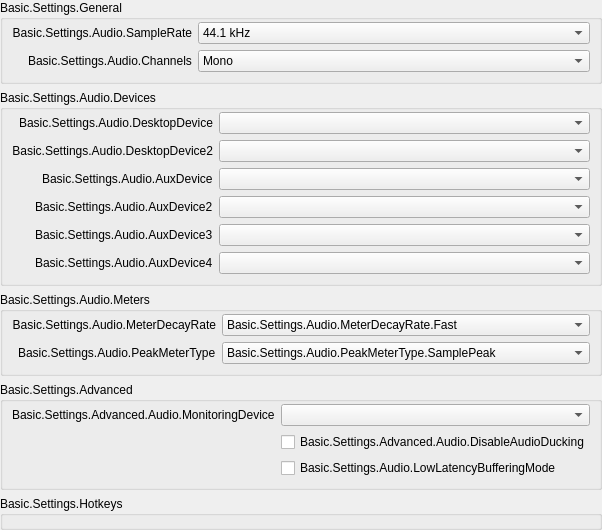
           <widget class="QWidget" name="scrollAreaWidgetContents_50">
            <property name="geometry">
             <rect>
              <x>0</x>
              <y>0</y>
              <width>590</width>
              <height>511</height>
             </rect>
            </property>
            <layout class="QVBoxLayout" name="verticalLayout_50">
             <property name="leftMargin">
              <number>0</number>
             </property>
             <property name="topMargin">
              <number>0</number>
             </property>
             <property name="rightMargin">
              <number>0</number>
             </property>
             <property name="bottomMargin">
              <number>0</number>
             </property>
             <item>
              <widget class="QFrame" name="widget_50">
               <layout class="QVBoxLayout" name="verticalLayout_51">
                <property name="leftMargin">
                 <number>0</number>
                </property>
                <property name="topMargin">
                 <number>0</number>
                </property>
                <property name="rightMargin">
                 <number>0</number>
                </property>
                <property name="bottomMargin">
                 <number>0</number>
                </property>
                <item>
                 <widget class="QGroupBox" name="audioGeneralGroupBox">
                  <property name="title">
                   <string>Basic.Settings.General</string>
                  </property>
                  <layout class="QFormLayout" name="formLayout_52">
                   <property name="labelAlignment">
                    <set>Qt::AlignRight|Qt::AlignTrailing|Qt::AlignVCenter</set>
                   </property>
                   <property name="topMargin">
                    <number>2</number>
                   </property>
                   <item row="0" column="0">
                    <widget class="QLabel" name="label_14">
                     <property name="minimumSize">
                      <size>
                       <width>170</width>
                       <height>0</height>
                      </size>
                     </property>
                     <property name="text">
                      <string>Basic.Settings.Audio.SampleRate</string>
                     </property>
                     <property name="alignment">
                      <set>Qt::AlignRight|Qt::AlignTrailing|Qt::AlignVCenter</set>
                     </property>
                     <property name="buddy">
                      <cstring>sampleRate</cstring>
                     </property>
                    </widget>
                   </item>
                   <item row="0" column="1">
                    <widget class="QComboBox" name="sampleRate">
                     <property name="currentText">
                      <string notr="true">44.1 kHz</string>
                     </property>
                     <property name="currentIndex">
                      <number>0</number>
                     </property>
                     <item>
                      <property name="text">
                       <string>44.1 kHz</string>
                      </property>
                     </item>
                     <item>
                      <property name="text">
                       <string>48 kHz</string>
                      </property>
                     </item>
                    </widget>
                   </item>
                   <item row="1" column="0">
                    <widget class="QLabel" name="label_15">
                     <property name="text">
                      <string>Basic.Settings.Audio.Channels</string>
                     </property>
                     <property name="buddy">
                      <cstring>channelSetup</cstring>
                     </property>
                    </widget>
                   </item>
                   <item row="1" column="1">
                    <widget class="QComboBox" name="channelSetup">
                     <property name="currentText">
                      <string>Mono</string>
                     </property>
                     <property name="currentIndex">
                      <number>0</number>
                     </property>
                     <item>
                      <property name="text">
                       <string>Mono</string>
                      </property>
                     </item>
                     <item>
                      <property name="text">
                       <string>Stereo</string>
                      </property>
                     </item>
                     <item>
                      <property name="text">
                       <string>2.1</string>
                      </property>
                     </item>
                     <item>
                      <property name="text">
                       <string>4.0</string>
                      </property>
                     </item>
                     <item>
                      <property name="text">
                       <string>4.1</string>
                      </property>
                     </item>
                     <item>
                      <property name="text">
                       <string>5.1</string>
                      </property>
                     </item>
                     <item>
                      <property name="text">
                       <string>7.1</string>
                      </property>
                     </item>
                    </widget>
                   </item>
                  </layout>
                 </widget>
                </item>
                <item>
                 <widget class="QGroupBox" name="audioDevicesGroupBox">
                  <property name="title">
                   <string>Basic.Settings.Audio.Devices</string>
                  </property>
                  <layout class="QFormLayout" name="formLayout_53">
                   <property name="labelAlignment">
                    <set>Qt::AlignRight|Qt::AlignTrailing|Qt::AlignVCenter</set>
                   </property>
                   <property name="topMargin">
                    <number>2</number>
                   </property>
                   <item row="0" column="0">
                    <widget class="QLabel" name="label_2">
                     <property name="minimumSize">
                      <size>
                       <width>170</width>
                       <height>0</height>
                      </size>
                     </property>
                     <property name="text">
                      <string>Basic.Settings.Audio.DesktopDevice</string>
                     </property>
                     <property name="alignment">
                      <set>Qt::AlignRight|Qt::AlignTrailing|Qt::AlignVCenter</set>
                     </property>
                     <property name="buddy">
                      <cstring>desktopAudioDevice1</cstring>
                     </property>
                    </widget>
                   </item>
                   <item row="0" column="1">
                    <widget class="QComboBox" name="desktopAudioDevice1">
                     <property name="enabled">
                      <bool>true</bool>
                     </property>
                    </widget>
                   </item>
                   <item row="1" column="0">
                    <widget class="QLabel" name="label_3">
                     <property name="text">
                      <string>Basic.Settings.Audio.DesktopDevice2</string>
                     </property>
                     <property name="alignment">
                      <set>Qt::AlignRight|Qt::AlignTrailing|Qt::AlignVCenter</set>
                     </property>
                     <property name="buddy">
                      <cstring>desktopAudioDevice2</cstring>
                     </property>
                    </widget>
                   </item>
                   <item row="1" column="1">
                    <widget class="QComboBox" name="desktopAudioDevice2">
                     <property name="enabled">
                      <bool>true</bool>
                     </property>
                    </widget>
                   </item>
                   <item row="2" column="0">
                    <widget class="QLabel" name="label_4">
                     <property name="text">
                      <string>Basic.Settings.Audio.AuxDevice</string>
                     </property>
                     <property name="buddy">
                      <cstring>auxAudioDevice1</cstring>
                     </property>
                    </widget>
                   </item>
                   <item row="2" column="1">
                    <widget class="QComboBox" name="auxAudioDevice1">
                     <property name="enabled">
                      <bool>true</bool>
                     </property>
                    </widget>
                   </item>
                   <item row="3" column="0">
                    <widget class="QLabel" name="label_5">
                     <property name="text">
                      <string>Basic.Settings.Audio.AuxDevice2</string>
                     </property>
                     <property name="buddy">
                      <cstring>auxAudioDevice2</cstring>
                     </property>
                    </widget>
                   </item>
                   <item row="3" column="1">
                    <widget class="QComboBox" name="auxAudioDevice2">
                     <property name="enabled">
                      <bool>true</bool>
                     </property>
                    </widget>
                   </item>
                   <item row="4" column="0">
                    <widget class="QLabel" name="label_6">
                     <property name="text">
                      <string>Basic.Settings.Audio.AuxDevice3</string>
                     </property>
                     <property name="buddy">
                      <cstring>auxAudioDevice3</cstring>
                     </property>
                    </widget>
                   </item>
                   <item row="4" column="1">
                    <widget class="QComboBox" name="auxAudioDevice3">
                     <property name="enabled">
                      <bool>true</bool>
                     </property>
                    </widget>
                   </item>
                   <item row="5" column="1">
                    <widget class="QComboBox" name="auxAudioDevice4">
                     <property name="enabled">
                      <bool>true</bool>
                     </property>
                    </widget>
                   </item>
                   <item row="5" column="0">
                    <widget class="QLabel" name="label_67">
                     <property name="text">
                      <string>Basic.Settings.Audio.AuxDevice4</string>
                     </property>
                     <property name="buddy">
                      <cstring>auxAudioDevice4</cstring>
                     </property>
                    </widget>
                   </item>
                  </layout>
                 </widget>
                </item>
                <item>
                 <widget class="QGroupBox" name="audioMetersGroupBox">
                  <property name="title">
                   <string>Basic.Settings.Audio.Meters</string>
                  </property>
                  <layout class="QFormLayout" name="formLayout_54">
                   <property name="labelAlignment">
                    <set>Qt::AlignRight|Qt::AlignTrailing|Qt::AlignVCenter</set>
                   </property>
                   <property name="topMargin">
                    <number>2</number>
                   </property>
                   <item row="0" column="0">
                    <widget class="QLabel" name="label_65">
                     <property name="minimumSize">
                      <size>
                       <width>170</width>
                       <height>0</height>
                      </size>
                     </property>
                     <property name="text">
                      <string>Basic.Settings.Audio.MeterDecayRate</string>
                     </property>
                     <property name="alignment">
                      <set>Qt::AlignRight|Qt::AlignTrailing|Qt::AlignVCenter</set>
                     </property>
                     <property name="buddy">
                      <cstring>meterDecayRate</cstring>
                     </property>
                    </widget>
                   </item>
                   <item row="0" column="1">
                    <widget class="QComboBox" name="meterDecayRate">
                     <property name="currentText">
                      <string>Basic.Settings.Audio.MeterDecayRate.Fast</string>
                     </property>
                     <property name="currentIndex">
                      <number>0</number>
                     </property>
                     <item>
                      <property name="text">
                       <string>Basic.Settings.Audio.MeterDecayRate.Fast</string>
                      </property>
                     </item>
                     <item>
                      <property name="text">
                       <string>Basic.Settings.Audio.MeterDecayRate.Medium</string>
                      </property>
                     </item>
                     <item>
                      <property name="text">
                       <string>Basic.Settings.Audio.MeterDecayRate.Slow</string>
                      </property>
                     </item>
                    </widget>
                   </item>
                   <item row="1" column="0">
                    <widget class="QLabel" name="label_66">
                     <property name="text">
                      <string>Basic.Settings.Audio.PeakMeterType</string>
                     </property>
                     <property name="buddy">
                      <cstring>peakMeterType</cstring>
                     </property>
                    </widget>
                   </item>
                   <item row="1" column="1">
                    <widget class="QComboBox" name="peakMeterType">
                     <property name="currentIndex">
                      <number>0</number>
                     </property>
                     <item>
                      <property name="text">
                       <string>Basic.Settings.Audio.PeakMeterType.SamplePeak</string>
                      </property>
                     </item>
                     <item>
                      <property name="text">
                       <string>Basic.Settings.Audio.PeakMeterType.TruePeak</string>
                      </property>
                     </item>
                    </widget>
                   </item>
                  </layout>
                 </widget>
                </item>
                <item>
                 <widget class="QGroupBox" name="audioAdvGroupBox">
                  <property name="title">
                   <string>Basic.Settings.Advanced</string>
                  </property>
                  <layout class="QFormLayout" name="formLayout_56">
                   <property name="labelAlignment">
                    <set>Qt::AlignRight|Qt::AlignTrailing|Qt::AlignVCenter</set>
                   </property>
                   <property name="topMargin">
                    <number>2</number>
                   </property>
                   <item row="0" column="0">
                    <widget class="QLabel" name="monitoringDeviceLabel">
                     <property name="text">
                      <string>Basic.Settings.Advanced.Audio.MonitoringDevice</string>
                     </property>
                     <property name="buddy">
                      <cstring>monitoringDevice</cstring>
                     </property>
                    </widget>
                   </item>
                   <item row="0" column="1">
                    <widget class="QComboBox" name="monitoringDevice"/>
                   </item>
                   <item row="1" column="1">
                    <widget class="QCheckBox" name="disableAudioDucking">
                     <property name="text">
                      <string>Basic.Settings.Advanced.Audio.DisableAudioDucking</string>
                     </property>
                    </widget>
                   </item>
                   <item row="2" column="0">
                    <spacer name="horizontalSpacer_11">
                     <property name="orientation">
                      <enum>Qt::Horizontal</enum>
                     </property>
                     <property name="sizeType">
                      <enum>QSizePolicy::Expanding</enum>
                     </property>
                     <property name="sizeHint" stdset="0">
                      <size>
                       <width>170</width>
                       <height>20</height>
                      </size>
                     </property>
                    </spacer>
                   </item>
                   <item row="2" column="1">
                    <widget class="QCheckBox" name="lowLatencyBuffering">
                     <property name="text">
                      <string>Basic.Settings.Audio.LowLatencyBufferingMode</string>
                     </property>
                    </widget>
                   </item>
                  </layout>
                 </widget>
                </item>
                <item>
                 <widget class="QGroupBox" name="audioHotkeysGroupBox">
                  <property name="title">
                   <string>Basic.Settings.Hotkeys</string>
                  </property>
                  <layout class="QFormLayout" name="audioSourceLayout">
                   <property name="labelAlignment">
                    <set>Qt::AlignRight|Qt::AlignTrailing|Qt::AlignVCenter</set>
                   </property>
                   <property name="topMargin">
                    <number>2</number>
                   </property>
                  </layout>
                 </widget>
                </item>
                <item>
                 <spacer name="verticalSpacer_4">
                  <property name="orientation">
                   <enum>Qt::Vertical</enum>
                  </property>
                  <property name="sizeHint" stdset="0">
                   <size>
                    <width>20</width>
                    <height>0</height>
                   </size>
                  </property>
                 </spacer>
                </item>
               </layout>
              </widget>
             </item>
            </layout>
           </widget>
